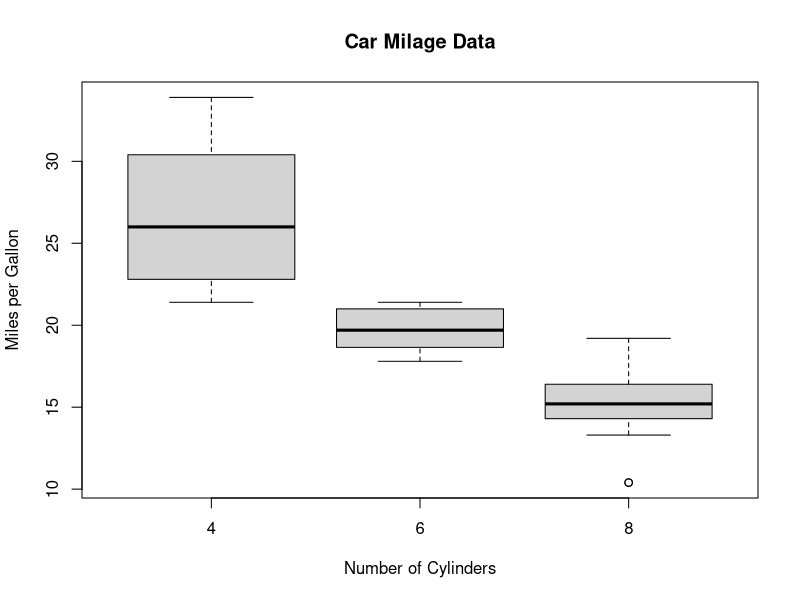

Write the R code that produced this figure.
boxplot(mpg ~ cyl, data=mtcars,
        main="Car Milage Data",
        xlab="Number of Cylinders",
        ylab="Miles per Gallon")